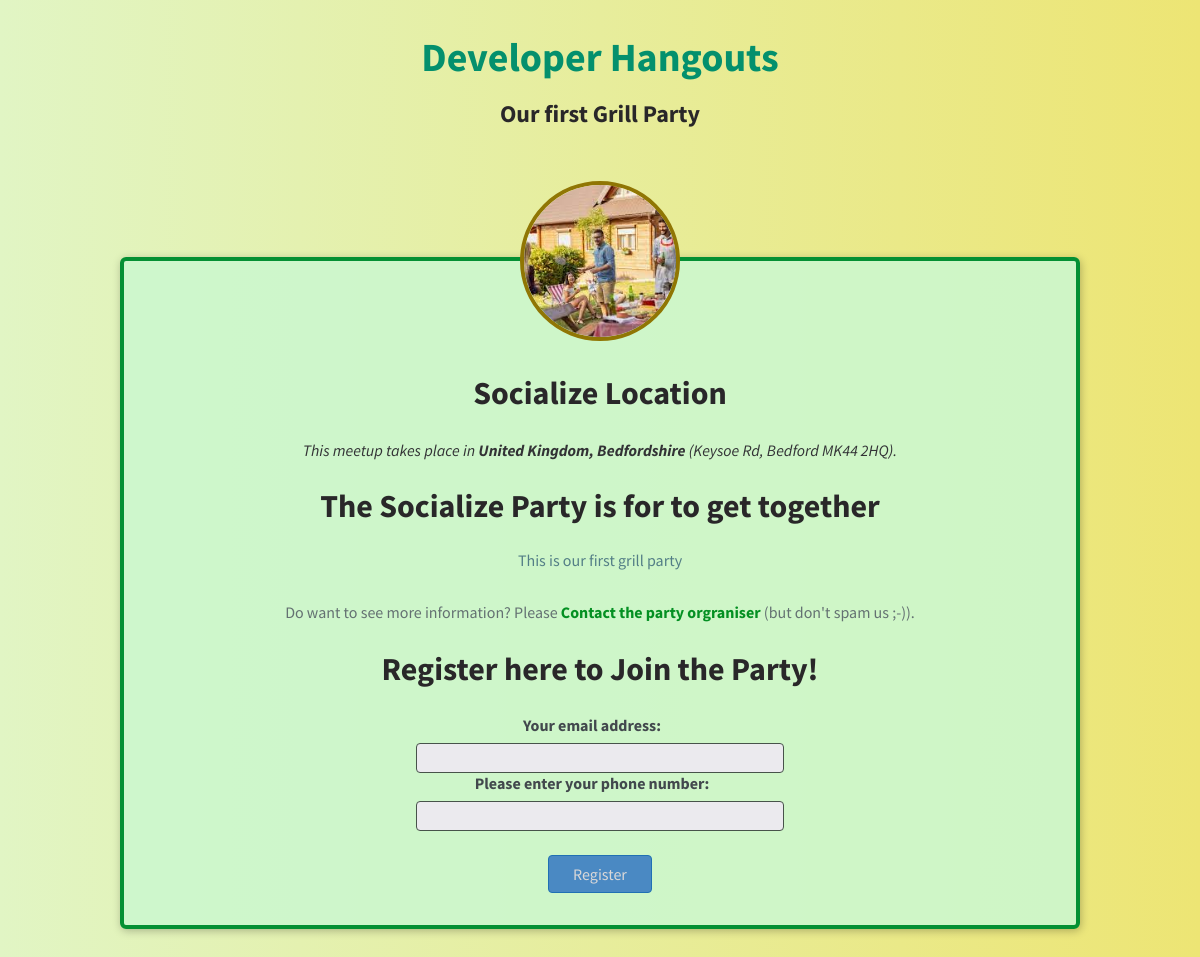
/socialize/our-first-grill-party, run on the app's committed database.
### socialize/models.py (models this page shows, shortened)
class Socialize(models.Model):
    title = models.CharField(max_length=2000)
    supervisor_email = models.EmailField()
    date = models.DateField()
    slug = models.SlugField(unique=True)
    description = models.TextField()
    image = models.ImageField(upload_to='images')
    location = models.ForeignKey(Location, on_delete=models.CASCADE)
    group_name = models.CharField(max_length=290)
    contributor = models.ManyToManyField(Contributor, blank=True, null=True)

class Location(models.Model):
    name = models.CharField(max_length=250)
    address = models.CharField(max_length=350)

### socialize/views.py (the view, shortened to what this page needs)
# urls.py: path('<slug:socializes_slug>', views.socializes_details, name='socializes-details'), # our-domain.com/socialize/<dynamic-path-segment>a-second-socialize
def socializes_details(request, socializes_slug):
    try:
      selected_socialize = Socialize.objects.get(slug=socializes_slug)
      if request.method == 'GET':
        registration_form = RegistrationForm()
      return render(request, 'socialize/socializes-details.html', {
            'socialize_found': True,
            'socialize': selected_socialize,
            'form': registration_form
        })
    except Exception as exc:
        print(exc)
        return render(request, 'socialize/socializes-details.html', {
            'socialize_found': False
        })

### socialize/forms.py
class RegistrationForm(forms.Form):
    email_address = forms.EmailField(label='Your email address')
    phone_number = forms.IntegerField(label='Please enter your phone number')

### socialize/templates/socialize/socializes-details.html (shortened to what this page needs)
{% extends 'socialize/bases/bases.html' %}
{% load static %}
{% block sites_css %}
<link rel="stylesheet" href="{% static 'socialize/styles/socializes-details.css' %}">
{% endblock %}
{% block main_headings %}
{{ socialize.title }}
{% endblock %}
{% block body %}
{% if socialize_found %}
<article>
  <img id="main-image" src={{ socialize.image.url }} alt="{{ socialize.title }}">
  <section id="location">
   <h2>Socialize Location</h2>
   <address>This meetup takes place in <span>{{ socialize.location.name }}</span> ({{ socialize.location.address }}).</address>
  </section>
  <section id="details">
  <h2>The Socialize Party is for to get together</h2>
  <p>{{ socialize.description }}</p>
  <footer>
  <p>Do want to see more information? Please <a href="mailto:{{ socialize.supervisor_email }}">Contact the party orgraniser</a> (but don't spam us ;-)).</p>
  </footer>
  </section>
   <section id="registration">
     <h2>Register here to Join the Party!</h2>
      <form action="{% url 'socializes-details' socialize.slug %}" method="POST">
     <ul>
     {{ form.as_ul }}
       </ul>
       <div id="registration-actions">
        <button>Register</button>
      </div>
     </form>
   </section>
  </article>
{% else %}
<article>
 <section class="errormessage">
   <p>OOPs!!!, No Socialize Hangouts Event Found for this slug, Sorry!!</p>
 </section>
 </article>
{% endif %}
{% endblock %}

### socialize/static/socialize/styles/bases.css (style rules this page uses)
* { box-sizing: border-box; }
body { font-family: 'Source Sans Pro', sans-serif; margin: 0; background: #EDE574; background: -webkit-linear-gradient(to right, #E1F5C4, #EDE574); background: linear-gradient(to right, #E1F5C4, #EDE574); color: #323235; }
h1, h2, h3 { font-family: 'Source Sans Pro', sans-serif; color: #292729; }
button, .btn { cursor: pointer; font: inherit; padding: 0.5rem 1.5rem; background-color: #4a89c3; border: 1px solid #2070b3; color: rgb(218, 216, 216); border-radius: 4px; text-decoration: none; }

### socialize/static/socialize/styles/socializes-details.css (style rules this page uses)
article { max-width: 60rem; margin: 5rem auto; border-radius: 6px; background-color: #ccf8cfe5; border: 4px solid #049033; box-shadow: 1px 2px 8px rgba(0, 0, 0, 0.25); position: relative; padding: 1rem; text-align: center; }
#main-image { width: 10rem; height: 10rem; object-fit: cover; position: absolute; top: -5rem; left: calc(50% - 5rem); border-radius: 50%; border: 4px solid #907604; }
section:first-of-type { margin-top: 6rem; }
h2 { font-size: 2rem; }
address span { font-weight: bold; }
#details h2 { margin-bottom: 0.5rem; }
#details > p { color: #537e86; padding: 1rem; border-radius: 4px; max-width: 80%; margin: auto; }
#details footer { color: #647172; }
#details footer a { color: #049022; text-decoration: none; font-weight: bold; }
#registration ul { list-style: none; margin: 0; padding: 0; }
#registration label { font-weight: bold; color: #42484d; margin-right: 1rem; display: block; margin-bottom: 0.5rem; }
#registration input { font: inherit; width: 40%; background-color: #ebeaee; border: 1px solid #47534a; border-radius: 4px; padding: 0.25rem; }
#registration-actions { margin-top: 1.5rem; }

### data on the page
Socialize: title "Our first Grill Party", image (picture), location.name "United Kingdom, Bedfordshire", location.address "Keysoe Rd, Bedford MK44 2HQ", description "This is our first grill party"
